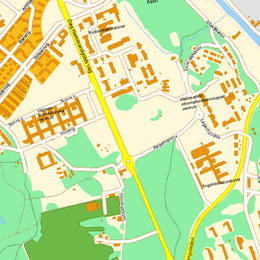
%> input picture lab2/upload/Registration/01.png, 260 x 260 px, shrunk from 560 x 560 before the run
$ octave REG2.m   (GNU Octave 9; MATLAB toolbox functions it lacks are replaced by stand-ins)
%> lines starting %> are read from the running program, lines starting %| are printed output that depends on the picture; in (x1, y1, x2, y2) boxes, pixels count from 0 and x2, y2 are one past the last pixel; in counts of white or black regions, pixels touching at a corner belong together; the program's own positions count from 1
### lab2/upload/Registration/imtranslate.m
% IMTRANSLATE
%
%  b = imtranslate(a,dr,dc)
%
%  a: Input image (any 2 or 3D matrix)
% dr: Change in rows (integer)
% dc: Change in columns (integer)
%  b: Translated image, same size as a
%
% Description: imtranslate translates the contents of the image according
% to dr, dc. Absence of image content after translation is filled with
% zeros.
%
% Written by: Gustaf Kylberg och Patrik Malm, Nov. 2010

function b = imtranslate(a,dr,dc)

sz = size(a);
b = zeros(sz);

if length(sz) > 2
    if dr <= 0 && dc <= 0
        b(1:end+dr,1:end+dc,:) = a(1-dr:end,1-dc:end,:);
    elseif dr > 0 && dc > 0
        b(1+dr:end,1+dc:end,:) = a(1:end-dr,1:end-dc,:);
    elseif dr > 0 && dc <= 0
        b(1+dr:end,1:end+dc,:) = a(1:end-dr,1-dc:end,:);
    elseif dr <= 0 && dc > 0
        b(1:end+dr,1+dc:end,:) = a(1-dr:end,1:end-dc,:);
    end
else
    if dr <= 0 && dc <= 0
        b(1:end+dr,1:end+dc) = a(1-dr:end,1-dc:end);
    elseif dr > 0 && dc > 0
        b(1+dr:end,1+dc:end) = a(1:end-dr,1:end-dc);
    elseif dr > 0 && dc <= 0
        b(1+dr:end,1:end+dc) = a(1:end-dr,1-dc:end);
    elseif dr <= 0 && dc > 0
        b(1:end+dr,1+dc:end) = a(1-dr:end,1:end-dc);
    end
end

### lab2/upload/Registration/fillUp8bit.m
function I_out = fillUp8bit(I_in)
% Takes an 2D image and compress or stretch the values to [0 255]
I_in = double(I_in - min(I_in(:)));
I_out = uint8(255*(I_in./max(I_in(:))));

### lab2/upload/Registration/edgeRGBoverlay.m
function [varargout] = edgeRGBoverlay(varargin)
%%
% Takes a gray valued or a RGB 8bit 2D image and overlay a edge of an
% binary mask in a colour, transparent or not. The transparency
% option results in a preserved intensity but a change in colour. Using a
% RGB image as input the colour of the transparent edge will be added to
% the existing colour, additiv colour mixing that is.
%
% To add several contours in difefrent colours just iterate the function
% with the output from the prior run as input in the current one.
%
% edgeRGBoverlay(grey)                          Returns grey.
% edgeRGBoverlay(grey,mask,'red')               Return the edge of mask in red
%                                               on grey.
% edgeRGBoverlay(grey,mask,[125 75 121])        Edge colour will be
%                                               [125 75 121] in the RGB colour
%                                               space.
% edgeRGBoverlay(grey,mask,'red','transp')      Return the edge of mask in
%                                               transparent red on grey. Additiv
%                                               colour mixing is used.
%
%
% 29 Sep 2009 - gustaf@cb.uu.se
%%

se = strel('disk',1);
if isempty(varargin) % If no input
    Irgb = 0;
elseif length(varargin) >= 1
    grey = double(fillUp8bit(varargin{1}));
    [d1 d2 d3] = size(grey);
    if d3 == 3 % If a RGB image is the input use it
        Irgb = grey;
    else % If a grey scale image is the input extend it to RGB.
        Irgb = double(zeros([size(grey) 3]));
        Irgb(:,:,1) = grey;
        Irgb(:,:,2) = grey;
        Irgb(:,:,3) = grey;
    end
end

% Case of default colour and transparency
if length(varargin) == 2
    mask = varargin{2};
    mask(mask>0) = 1;
    edge = mask;%double(mask)-imerode(double(mask),se);
    colour = double([0 0 255])./255;
% Case of predefined or custom colour
elseif length(varargin) == 3 || length(varargin) == 4
    mask = varargin{2};
    mask(mask>0) = 1;
    edge = mask;%double(mask)-imerode(double(mask),se);
    if strcmp(varargin{3},'red')
        colour = double([255 0 0])./255;
    elseif strcmp(varargin{3},'green')
        colour = double([0 255 0])./255;
    elseif strcmp(varargin{3},'blue')
        colour = double([0 0 255])./255;
    elseif size(varargin{3},2) == 3
        colour = varargin{3};
    end
end
colour = double(colour);

% if no transparency
if length(varargin) == 4 && ~strcmp(varargin{4},'transp') || ...
        length(varargin) == 3 && ~strcmp(varargin{3},'transp')

    Irgb(:,:,1) = Irgb(:,:,1).*~edge;
    Irgb(:,:,2) = Irgb(:,:,2).*~edge;
    Irgb(:,:,3) = Irgb(:,:,3).*~edge;
end

% Adding colour edge
Irgb(:,:,1) = Irgb(:,:,1) + edge.*colour(1).*255;
Irgb(:,:,2) = Irgb(:,:,2) + edge.*colour(2).*255;
Irgb(:,:,3) = Irgb(:,:,3) + edge.*colour(3).*255;

% Converting output to uint8
varargout{1} = uint8(Irgb);

### lab2/upload/Registration/REG2.m
close all;
clear all;
clc


%Load images

I{1}=rgb2gray(imread('01.png'));
I{2}=rgb2gray(imread('02.png'));
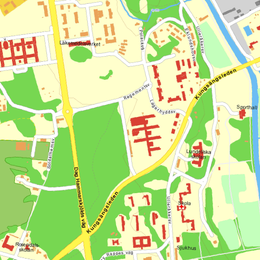
%> input picture lab2/upload/Registration/02.png, 260 x 260 px, shrunk from 560 x 560 before the run
I{3}=rgb2gray(imread('03.png'));
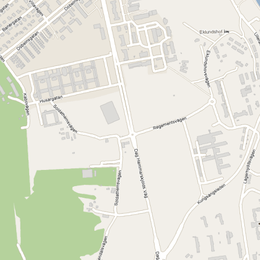
%> input picture lab2/upload/Registration/03.png, 260 x 260 px, shrunk from 560 x 560 before the run

J=imread('01.png');
%> J is the input picture: size 260x260x3 uint8; mean R, G, B 206.6, 224.9, 162.4
J3=J(:,:,3);
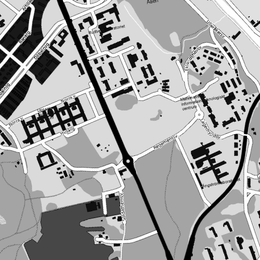
%> J3: size 260x260 uint8; min 0, max 255, mean 162.4
figure;imshow(J3);
thresh = graythresh(J3);
%> thresh = 0.455
Jthresh = im2bw(J3,0.01);
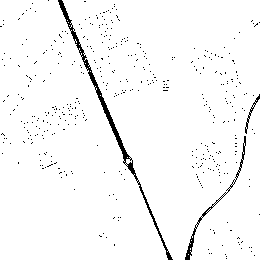
%> Jthresh: size 260x260 logical; 97.1% white; black in thin lines or dots
figure;imshow(Jthresh);
SE = strel('disk', 1);
Jimopen = imclose(Jthresh, SE);
%> Jimopen: size 260x260 logical; 98.5% white; 21 black regions (12 under 20 px), largest, box (x1, y1, x2, y2) and area: (88, 68, 130, 160) 409, (58, 0, 71, 23) 98, (70, 27, 84, 54) 92
%Jimopen = imerode(Jthresh, SE);
figure;imshow(Jimopen);

I{1} = Jimopen;

%%
%I_padded{1} = padarray(imread('01.png'),size(I{1}),0);
I_padded{1} = padarray(I{1},size(I{1}),0);
figure;imshow(I_padded{1});

figure;
for i=1:3
    subplot(1,3,i);
    imshow(I{i});

end;
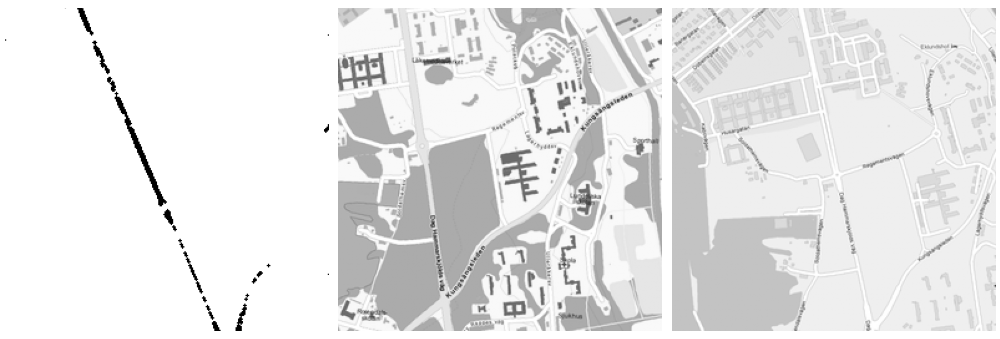
%> figure redrawn from the program's plot data, 3 panels
%% Generate the edge image using Canny


t1 = 0.1;
t2 = 0.2;
sigma = 0.7;
se=strel('disk',2);
for i=1:3
a_edge{i} = imdilate(edge(I{i},'canny',[t1 t2],sigma),se);
%a_edge{i} =edge(I{i},'canny',[t1 t2],sigma);

end;
%> after the loop, a_edge = 3 items
%
figure;
for i=1:3
subplot(1,3,i)
imshow(a_edge{i},[]);
title('Canny result from test image')
end;
%> this loop made 2 passes; what is shown inside it comes from the first

%% Calculate the distance transform of the original edge image (the base)
figure;
base = bwdist(a_edge{1},'euclidean');

imshow(base,[]);
title('Base image')
%% Specify the directions that will be used for

step =20;

translation_directions = [0    -step;
                          -step  0;
                           0     step;
                           step  0];

%% Specify rotation that will be used.
angle=5;
rotation_directions = [angle -angle];


%% Now pad the images to make room to manouver
offset=[100 100;
        0 0];

movement=[0 0 0;
          0 0 0];
      base2 = padarray(base,size(base),max(base(:)));
for im_nr=1:2

    floating = padarray(a_edge{im_nr+1},size(a_edge{im_nr+1}),0);
%> floating: size 780x780 logical; 4.9% white; 14 white regions (1 under 20 px), largest, box (x1, y1, x2, y2) and area: (260, 294, 520, 520) 16558, (377, 260, 520, 463) 9924, (314, 260, 379, 325) 1950


    %% Finally do the chamermatching


    last_score = inf; % Keep track of last positional score

    stop = false; % Stop criterion
    backwards = 0; % The direction which we came from
    accumulated_scores = []; % For plotting reasons
    counter = 1;

    %Initial position
    floating = circshift(floating,offset(im_nr,:));
%> floating: size 780x780 logical; 4.9% white; 14 white regions (1 under 20 px), largest, box (x1, y1, x2, y2) and area: (360, 394, 620, 620) 16558, (477, 360, 620, 563) 9924, (414, 360, 479, 425) 1950


    while ~stop
    scores = zeros([4 2]); % To save the scores


        for i=1:size(translation_directions,1)

            %Two different rotations
            tmp_image1 = imrotate(floating,rotation_directions(1),'crop');
            tmp_image2 = imrotate(floating,rotation_directions(2),'crop');


            %Translation with two rotations
            tmp_image1 = circshift(tmp_image1,translation_directions( i,:));
            tmp_image2 = circshift(tmp_image2,translation_directions( i,:));

            %Find sums of distance
            scores(i,1)=sum(base2(logical(tmp_image1)));
            scores(i,2)=sum(base2(logical(tmp_image2)));

        end;
            disp(scores);

         [best_score,dir]=min(scores(:));
            disp(best_score);

         if best_score <1%> last_score || dir == backwards
            stop = true;
            accumulated_scores(end+1) = best_score; %#ok
         else
             if(dir>=1 && dir<=4)
                 rot_angle=rotation_directions(1);

             elseif(dir>4 && dir<=8)
                 rot_angle=rotation_directions(2);
             end;

            movement(im_nr,1)=movement(1,1)+rot_angle;
            floating= imrotate(floating,rot_angle,'crop');
            disp(['Rotating ' num2str(rot_angle) ' degrees']);

            movement(im_nr,2:3)=movement(1,2:3)+[translation_directions(mod(dir-1,4)+1,1) translation_directions(mod(dir-1,4)+1,2)];
            floating = imtranslate(floating,translation_directions(mod(dir-1,4)+1,1),translation_directions(mod(dir-1,4)+1,2));
            disp(['Translating x(' num2str(translation_directions(mod(dir-1,4)+1,2)) ') y(' num2str(translation_directions(mod(dir-1,4)+1,1)) ')' ]);
            backwards = mod(dir+1,8)+1;
            last_score = best_score;
            accumulated_scores(end+1) = best_score; %#ok
        end

        figure(222);
        imshow(edgeRGBoverlay(I_padded{1},floating,'red'),[])
        title(['Floating image position for iteration ' num2str(counter)])
        pause(0.05);

        if(counter>20)
            break
        end;

        counter = counter + 1;
    end
%> this loop made 21 passes
%> (best_score, dir, last_score) on passes 1 to 12: (3140853.8, 1, 3140853.8), (2905286, 1, 2905286), (2700148.5, 1, 2700148.5), (2458262.5, 1, 2458262.5), (2227235.5, 2, 2227235.5), (2010546.8, 6, 2010546.8), (1848716.6, 1, 1848716.6), (1731024.4, 6, 1731024.4), (1583846.6, 5, 1583846.6), (1487434.9, 6, 1487434.9), (1484398.4, 5, 1484398.4), (1451694.4, 7, 1451694.4)
%> (printed output is left out)
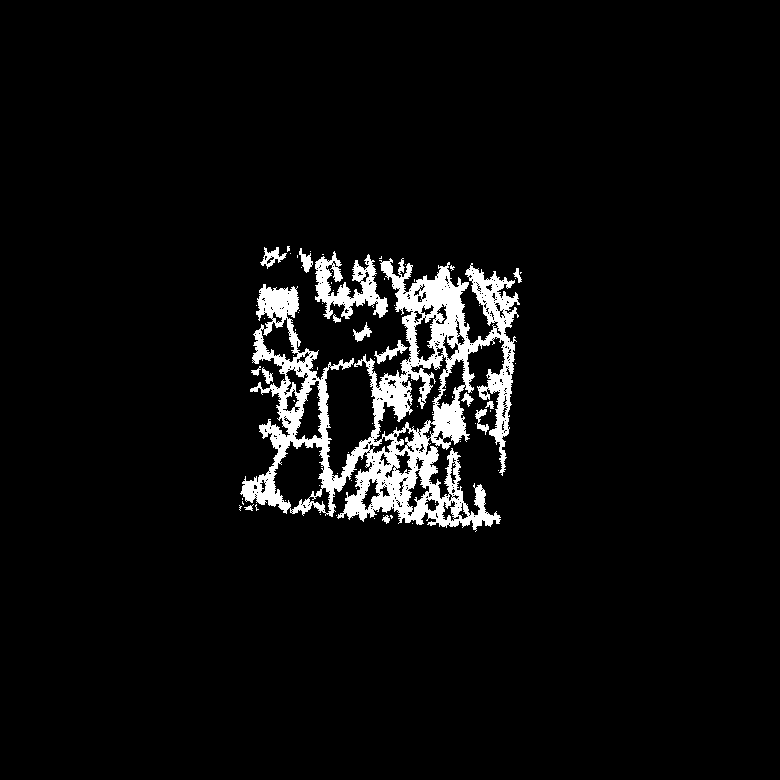
%> floating: size 780x780 double; values 0 (black) and 1 (white), 4.9% white; 80 white regions (65 under 20 px), largest, box (x1, y1, x2, y2) and area: (240, 258, 520, 532) 26202, (315, 251, 388, 319) 2204, (374, 340, 408, 364) 248
%> after the loop, accumulated_scores = 21 values, max 3140853.8 at index 1, min 1385573.9 at index 20, mean 1794967.4; backwards = 7; counter = 21; movement = [-5 -80 -140; 0 0 0]; rot_angle = -5; scores = [1448703.4 1420823.6; 1649657.1 1609441.8; 1548378.1 1612513.4; 1607485.2 1754888.2]; stop = false
    figure;
    plot(accumulated_scores,'r');
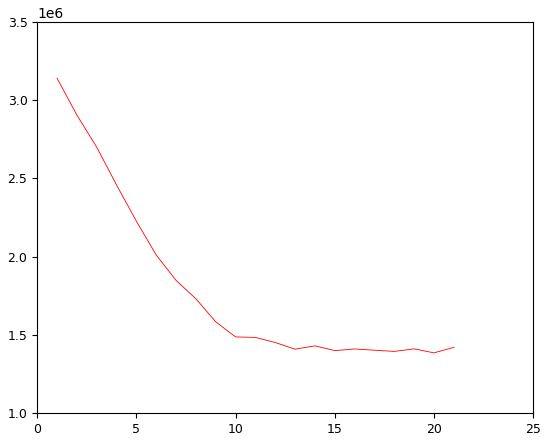
%> figure redrawn from the program's plot data; curve peaks at x = 1, y = 3140853.8
end;
